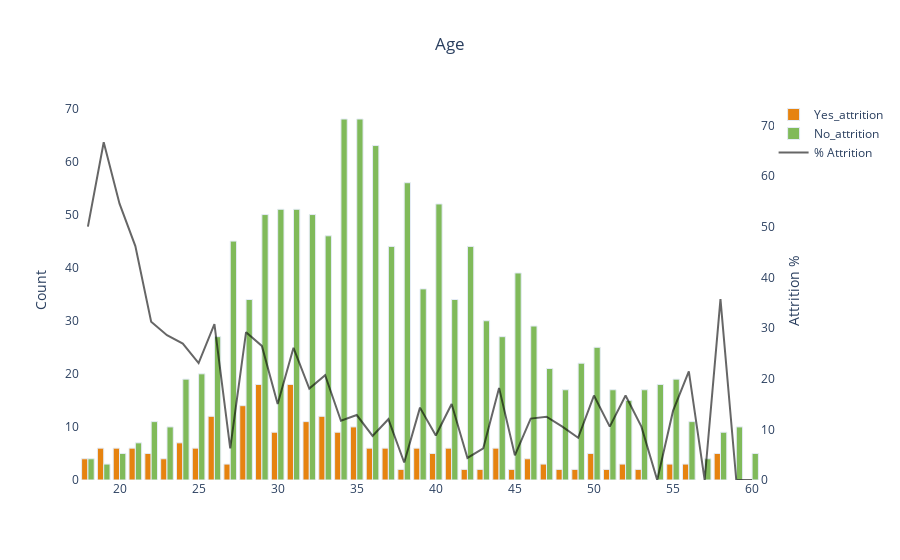
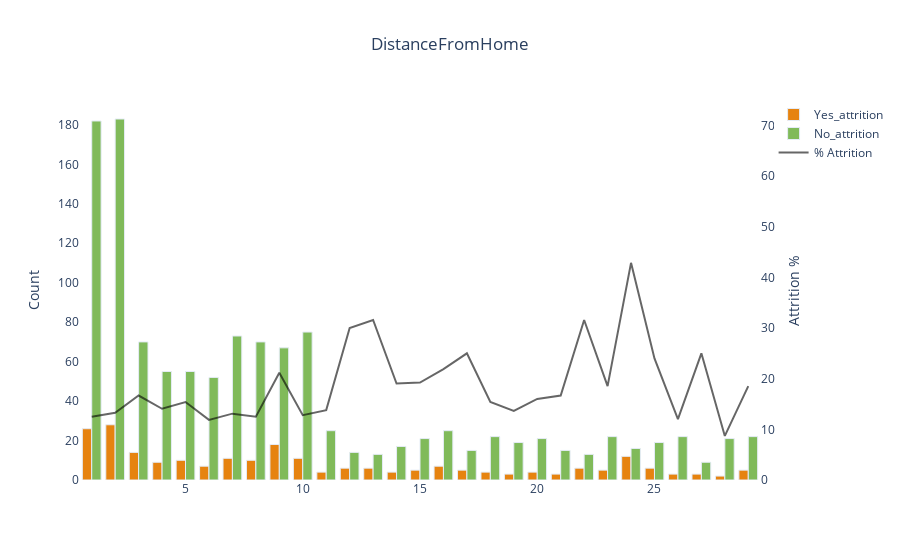
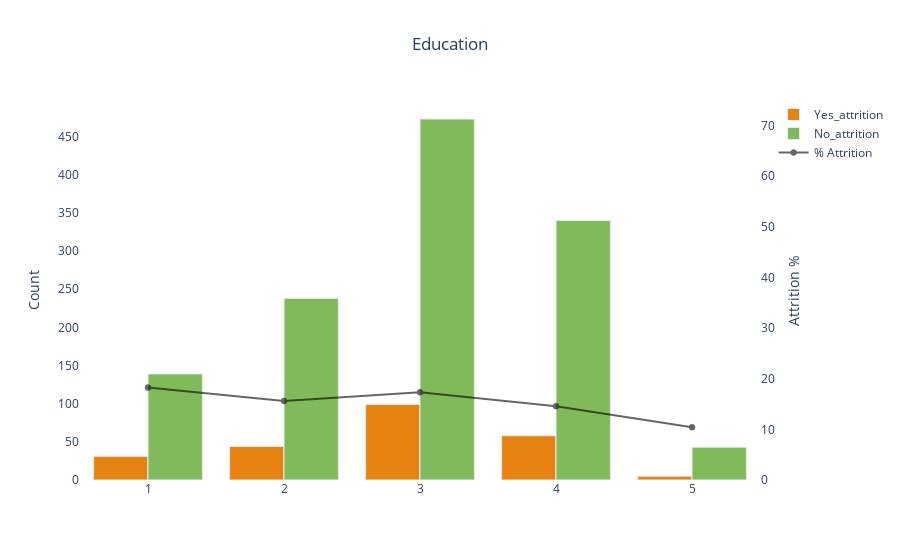
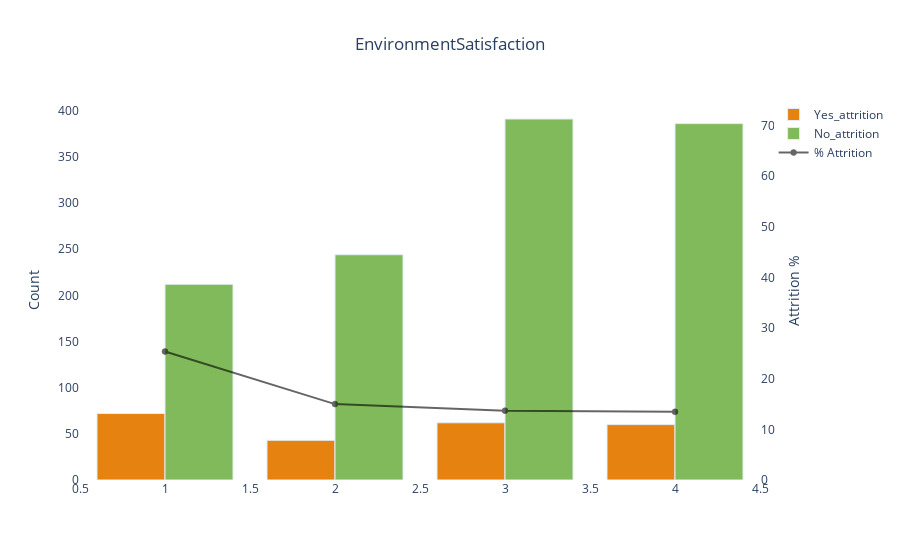

The code cell stored with these charts, in order, in its notebook:
### Code cell
for cols in hist_list:
    plotly_barplot_maker(cols)

### Figure 1 — Plotly figure (JSON) as saved in the notebook; plotly's stock layout.template omitted (floating-point values rounded to 4 significant figures)
{"data": [{"marker": {"color": "rgb(230, 131, 16)", "line": {"width": 1}}, "name": "Yes_attrition", "type": "bar", "x": [29, 31, 28, 26, 33, 32, 35, 30, 34, 24, 25, 36, 44, 21, 20, 41, 19, 39, 37, 22, 58, 40, 50, 18, 23, 46, 27, 55, 52, 56, 47, 38, 49, 45, 51, 43, 53, 42, 48], "y": [18, 18, 14, 12, 12, 11, 10, 9, 9, 7, 6, 6, 6, 6, 6, 6, 6, 6, 6, 5, 5, 5, 5, 4, 4, 4, 3, 3, 3, 3, 3, 2, 2, 2, 2, 2, 2, 2, 2]}, {"marker": {"color": "rgb(128, 186, 90)", "line": {"width": 1}}, "name": "No_attrition", "type": "bar", "x": [34, 35, 36, 38, 40, 30, 31, 29, 32, 33, 27, 42, 37, 45, 39, 28, 41, 43, 46, 44, 26, 50, 49, 47, 25, 24, 55, 54, 53, 51, 48, 52, 56, 22, 59, 23, 58, 21, 20, 60, 57, 18, 19], "y": [68, 68, 63, 56, 52, 51, 51, 50, 50, 46, 45, 44, 44, 39, 36, 34, 34, 30, 29, 27, 27, 25, 22, 21, 20, 19, 19, 18, 17, 17, 17, 15, 11, 11, 10, 10, 9, 7, 5, 5, 4, 4, 3]}, {"marker": {"color": "black", "line": {"color": "#000000", "width": 0.5}}, "name": "% Attrition", "opacity": 0.6, "type": "scatter", "x": [18, 19, 20, 21, 22, 23, 24, 25, 26, 27, 28, 29, 30, 31, 32, 33, 34, 35, 36, 37, 38, 39, 40, 41, 42, 43, 44, 45, 46, 47, 48, 49, 50, 51, 52, 53, 54, 55, 56, 57, 58, 59, 60], "y": [50, 66.67, 54.55, 46.15, 31.25, 28.57, 26.92, 23.08, 30.77, 6.25, 29.17, 26.47, 15, 26.09, 18.03, 20.69, 11.69, 12.82, 8.696, 12, 3.448, 14.29, 8.772, 15, 4.348, 6.25, 18.18, 4.878, 12.12, 12.5, 10.53, 8.333, 16.67, 10.53, 16.67, 10.53, 0, 13.64, 21.43, 0, 35.71, 0, 0], "yaxis": "y2"}], "layout": {"plot_bgcolor": "#fff", "title": {"text": "Age", "x": 0.5}, "yaxis": {"title": {"text": "Count"}}, "yaxis2": {"anchor": "x", "overlaying": "y", "range": [0, 75], "showgrid": false, "side": "right", "title": {"text": "Attrition %"}, "zeroline": false}}}

### Figure 2 — Plotly figure (JSON) as saved in the notebook; plotly's stock layout.template omitted (floating-point values rounded to 4 significant figures)
{"data": [{"marker": {"color": "rgb(230, 131, 16)", "line": {"width": 1}}, "name": "Yes_attrition", "type": "bar", "x": [2, 1, 9, 3, 24, 7, 10, 5, 8, 4, 6, 16, 13, 25, 22, 12, 29, 17, 23, 15, 14, 11, 18, 20, 19, 21, 26, 27, 28], "y": [28, 26, 18, 14, 12, 11, 11, 10, 10, 9, 7, 7, 6, 6, 6, 6, 5, 5, 5, 5, 4, 4, 4, 4, 3, 3, 3, 3, 2]}, {"marker": {"color": "rgb(128, 186, 90)", "line": {"width": 1}}, "name": "No_attrition", "type": "bar", "x": [2, 1, 10, 7, 3, 8, 9, 4, 5, 6, 16, 11, 29, 18, 23, 26, 28, 20, 15, 19, 25, 14, 24, 17, 21, 12, 13, 22, 27], "y": [183, 182, 75, 73, 70, 70, 67, 55, 55, 52, 25, 25, 22, 22, 22, 22, 21, 21, 21, 19, 19, 17, 16, 15, 15, 14, 13, 13, 9]}, {"marker": {"color": "black", "line": {"color": "#000000", "width": 0.5}}, "name": "% Attrition", "opacity": 0.6, "type": "scatter", "x": [1, 2, 3, 4, 5, 6, 7, 8, 9, 10, 11, 12, 13, 14, 15, 16, 17, 18, 19, 20, 21, 22, 23, 24, 25, 26, 27, 28, 29], "y": [12.5, 13.27, 16.67, 14.06, 15.38, 11.86, 13.1, 12.5, 21.18, 12.79, 13.79, 30, 31.58, 19.05, 19.23, 21.88, 25, 15.38, 13.64, 16, 16.67, 31.58, 18.52, 42.86, 24, 12, 25, 8.696, 18.52], "yaxis": "y2"}], "layout": {"plot_bgcolor": "#fff", "title": {"text": "DistanceFromHome", "x": 0.5}, "yaxis": {"title": {"text": "Count"}}, "yaxis2": {"anchor": "x", "overlaying": "y", "range": [0, 75], "showgrid": false, "side": "right", "title": {"text": "Attrition %"}, "zeroline": false}}}

### Figure 3 — Plotly figure (JSON) as saved in the notebook; plotly's stock layout.template omitted (floating-point values rounded to 4 significant figures)
{"data": [{"marker": {"color": "rgb(230, 131, 16)", "line": {"width": 1}}, "name": "Yes_attrition", "type": "bar", "x": [3, 4, 2, 1, 5], "y": [99, 58, 44, 31, 5]}, {"marker": {"color": "rgb(128, 186, 90)", "line": {"width": 1}}, "name": "No_attrition", "type": "bar", "x": [3, 4, 2, 1, 5], "y": [473, 340, 238, 139, 43]}, {"marker": {"color": "black", "line": {"color": "#000000", "width": 0.5}}, "name": "% Attrition", "opacity": 0.6, "type": "scatter", "x": [1, 2, 3, 4, 5], "y": [18.24, 15.6, 17.31, 14.57, 10.42], "yaxis": "y2"}], "layout": {"plot_bgcolor": "#fff", "title": {"text": "Education", "x": 0.5}, "yaxis": {"title": {"text": "Count"}}, "yaxis2": {"anchor": "x", "overlaying": "y", "range": [0, 75], "showgrid": false, "side": "right", "title": {"text": "Attrition %"}, "zeroline": false}}}

### Figure 4 — Plotly figure (JSON) as saved in the notebook; plotly's stock layout.template omitted (floating-point values rounded to 4 significant figures)
{"data": [{"marker": {"color": "rgb(230, 131, 16)", "line": {"width": 1}}, "name": "Yes_attrition", "type": "bar", "x": [1, 3, 4, 2], "y": [72, 62, 60, 43]}, {"marker": {"color": "rgb(128, 186, 90)", "line": {"width": 1}}, "name": "No_attrition", "type": "bar", "x": [3, 4, 2, 1], "y": [391, 386, 244, 212]}, {"marker": {"color": "black", "line": {"color": "#000000", "width": 0.5}}, "name": "% Attrition", "opacity": 0.6, "type": "scatter", "x": [1, 2, 3, 4], "y": [25.35, 14.98, 13.69, 13.45], "yaxis": "y2"}], "layout": {"plot_bgcolor": "#fff", "title": {"text": "EnvironmentSatisfaction", "x": 0.5}, "yaxis": {"title": {"text": "Count"}}, "yaxis2": {"anchor": "x", "overlaying": "y", "range": [0, 75], "showgrid": false, "side": "right", "title": {"text": "Attrition %"}, "zeroline": false}}}
